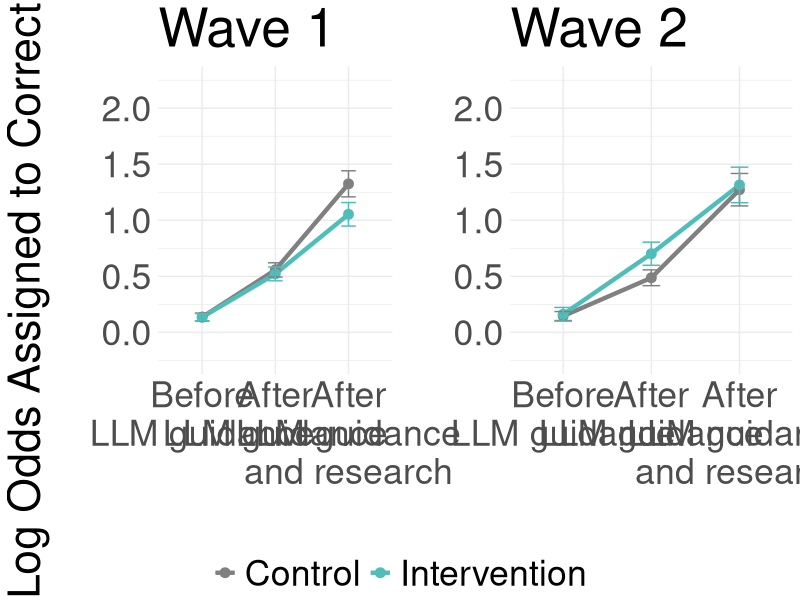
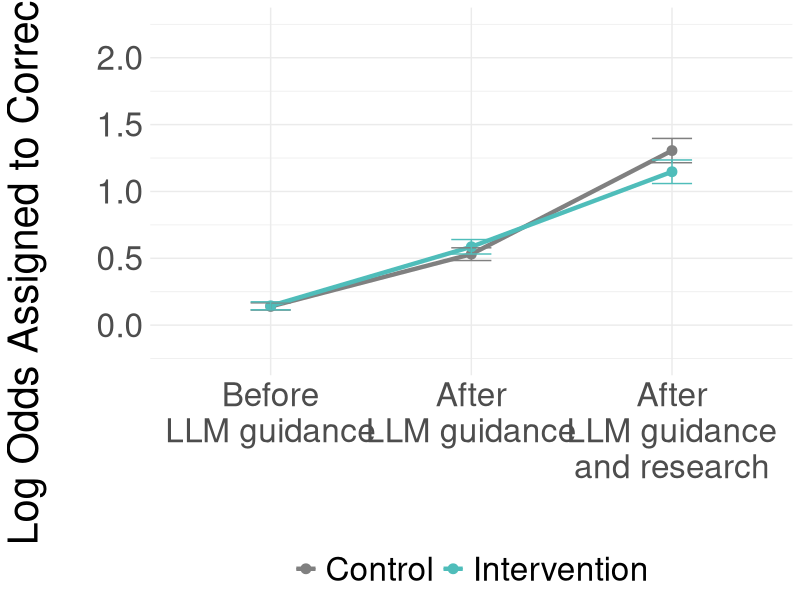
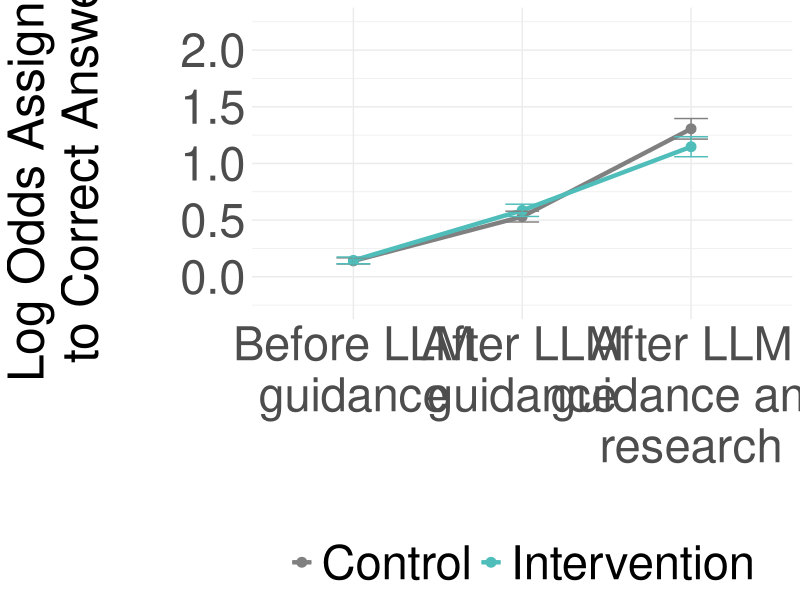

Here is the R script that generated these plots, in order:
library(tidyverse)
library(dplyr)

# Load the data, ensuring correct data types
data <- read.csv("tidy_data_expanded.csv", stringsAsFactors = FALSE)

# Convert columns to appropriate data types
data <- data %>%
  mutate(
    participant_code = as.factor(participant_code),
    wave = if_else(
      as.integer(str_remove(as.character(participant_code), "^P")) <= 67,
      1L,
      2L
    ),
    group = as.factor(group),
    medical_experience = as.numeric(medical_experience),
    legal_experience = as.numeric(legal_experience),
    conlang_experience = as.numeric(conlang_experience),
    native_english = as.numeric(native_english),
    item_id = as.factor(item_id),
    topic = as.factor(topic),
    timepoint = as.factor(timepoint),
    probability_assigned_to_a = as.numeric(probability_assigned_to_a),
    probability_assigned_to_b = as.numeric(probability_assigned_to_b),
    correct_answer = factor(correct_answer, levels = c("A", "B")),
    logit = as.numeric(logit),
    probability_assigned_to_correct_answer = as.numeric(probability_assigned_to_correct_answer),
    is_correct = as.numeric(is_correct),
    llm_answer = factor(llm_answer, levels = c("A", "B")),
    probability_assigned_to_llm_answer = as.numeric(probability_assigned_to_llm_answer),
    favored_llm_answer = as.numeric(favored_llm_answer),
    llm_answer_logit = as.numeric(llm_answer_logit),
    correct_answer_logit = as.numeric(correct_answer_logit)
  )

# Exclude rows where group == 'no assistance'
data <- data %>%
  filter(group != "no assistance")


#########################################################
# Study 2 Initial Plot
#########################################################

# Calculate means and 95% confidence intervals
interaction_df <- data %>%
  group_by(timepoint, group) %>%
  summarise(mean = mean(correct_answer_logit, na.rm = TRUE),
            sd = sd(correct_answer_logit, na.rm = TRUE),
            n = n(),
            se = sd / sqrt(n),
            ci_lower = mean - qt(0.975, df = n - 1) * se,
            ci_upper = mean + qt(0.975, df = n - 1) * se,
            .groups = "drop")

# Ensure timepoint is a factor with correct order
interaction_df$timepoint <- factor(interaction_df$timepoint, 
                                   levels = c("before", "intermediate", "after"))

# Create the plot
p = ggplot(interaction_df, aes(x = timepoint, y = mean, color = group)) +
  geom_line(aes(group = group), size = 1.5) +
  geom_point(size = 3) +
  geom_errorbar(aes(ymin = ci_lower, ymax = ci_upper), width = 0.2) +
  labs(x = "", y = "Log Odds Assigned to Correct Answer\n") +
  scale_x_discrete(labels = c("Before\nLLM guidance", 
                              "After\nLLM guidance", 
                              "After\nLLM guidance\nand research")) +
  scale_color_manual(values = c("control" = "#808080", 
                                "intervention" = "#4FBDBA"),
                     labels = c("control" = "Control", 
                                "intervention" = "Intervention")) +
  ylim(-0.25, 2.25) +
  guides(color = guide_legend(title = NULL)) +
  theme_minimal() +
  theme(
    text = element_text(size = 30),
    legend.text = element_text(size = 24),
    legend.position = "bottom"
  )

ggsave("figures/exp2-logit-correct-by-timepoint-and-group.png", plot = p, width = 922/72, height = 672/72, units = "in", dpi = 300)

p_big <- p +
  labs(x = "", y = "Log Odds Assigned\nto Correct Answer\n") +
  scale_x_discrete(labels = c("Before LLM\nguidance", 
                              "After LLM\nguidance", 
                              "After LLM\nguidance and\nresearch")) + 
  theme(
    axis.text.x  = element_text(size = 34),
    axis.text.y  = element_text(size = 34),
    axis.title.y = element_text(size = 36, margin = margin(r = 12)),
    legend.text  = element_text(size = 34)
  )

ggsave("figures/exp2-logit-correct-by-timepoint-and-group_biglabels.png",
       plot = p_big,
       width = 922/72, height = 672/72, units = "in", dpi = 300)

#################

# ------------------------------------------------------------
# Packages
# ------------------------------------------------------------
library(tidyverse)
library(gridExtra)

# ------------------------------------------------------------
# Helper to pull a legend out of a ggplot object -------------
# ------------------------------------------------------------
get_legend <- function(a.gplot) {
  ggplotGrob(a.gplot)$grobs |>
    purrr::keep(~ identical(.x$name, "guide-box")) |>
    purrr::pluck(1)
}

# ------------------------------------------------------------
# Function: make two‑panel plot split by wave ----------------
# ------------------------------------------------------------
create_wave_panel_plot <- function(data, out_file = "figures/exp2-wave-panel-plot.png") {
  
  # common colour palette for the two groups
  group_cols <- c(control = "#808080",
                  intervention = "#4FBDBA")
  
  # empty list to store the two sub‑plots
  plot_list <- vector("list", 2)
  
  # iterate over the two waves -------------------------------------------------
  for (w in 1:2) {
    
    # --- summarise data for this wave ----------------------------------------
    df_wave <- data |>
      dplyr::filter(wave == w) |>
      group_by(timepoint, group) |>
      summarise(mean      = mean(correct_answer_logit, na.rm = TRUE),
                sd        = sd(correct_answer_logit,   na.rm = TRUE),
                n         = n(),
                se        = sd / sqrt(n),
                ci_lower  = mean - qt(0.975, df = n - 1) * se,
                ci_upper  = mean + qt(0.975, df = n - 1) * se,
                .groups   = "drop") |>
      mutate(timepoint = factor(timepoint,
                                levels = c("before", "intermediate", "after")))
    
    # --- build the subplot ----------------------------------------------------
    plot_list[[w]] <- ggplot(df_wave,
                             aes(x = timepoint, y = mean, colour = group)) +
      geom_line(aes(group = group), size = 1.5) +
      geom_point(size = 3) +
      geom_errorbar(aes(ymin = ci_lower, ymax = ci_upper), width = 0.2) +
      scale_x_discrete(labels = c("Before\nLLM guidance",
                                  "After\nLLM guidance",
                                  "After\nLLM guidance\nand research")) +
      scale_colour_manual(values = group_cols,
                          labels  = c(control      = "Control",
                                      intervention = "Intervention")) +
      labs(x = "",
           y = if (w == 1) "Log Odds Assigned to Correct Answer\n" else "",
           title = paste("Wave", w)) +
      ylim(-0.25, 2.25) +
      theme_minimal() +
      theme(text = element_text(size = 32),
            legend.position = "none")    # hide legend here
  }
  
  # ------------------------------------------------------------
  # Extract a legend from one of the sub‑plots -----------------
  # ------------------------------------------------------------
  
  legend <- get_legend(
    plot_list[[1]] +
      theme(legend.position = "bottom") +
      guides(colour = guide_legend(title = NULL))   # <- removes “group” title
  )
  
  
  # ------------------------------------------------------------
  # Arrange two sub‑plots plus shared legend -------------------
  # ------------------------------------------------------------
  panel_plot <- grid.arrange(
    arrangeGrob(plot_list[[1]], plot_list[[2]], ncol = 2),
    legend,
    heights = c(10, 1)
  )
  
  # ------------------------------------------------------------
  # Save to disk (adjust width/height as you like) -------------
  # ------------------------------------------------------------
  ggsave(out_file,
         plot   = panel_plot,
         width  = 1600/72, height = 800/72, units = "in", dpi = 300)
  
  invisible(panel_plot)
}

# ----------------------------------------------------------------
# Call the function (assumes your `data` object is already loaded)
# ----------------------------------------------------------------
create_wave_panel_plot(data)
